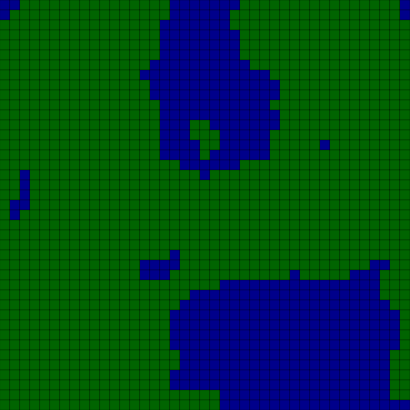
Frame 1 (no input)
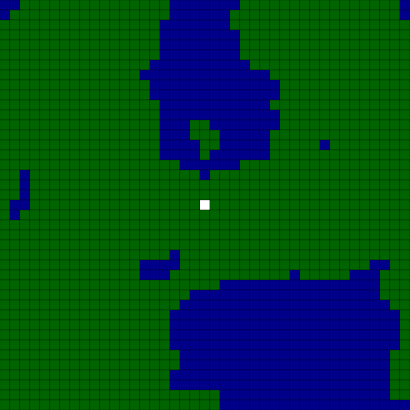
Frame 60 (no input)
Frame 120 (the mouse pressed at the canvas centre since frame 60): identical to frame 60, image omitted

The p5.js sketch that drew these frames (run headless with seeded random() and noise() and a simulated clock; from frame 60 on, the mouse is pressed at the canvas centre):

// p5.js sketch
// ── sketch.js
function setup(){
	backgroundColor = 0;

	/*
		size: risoluzione
		numberOfTiles: numero di quadrati, deve essere dispari
		bigness: zoom della mappa
	*/
	size = 10;
	numberOfTiles = 40 + 1;
	bigness = 12;
	speed = 30;

	//offest di partenza
	xoff = 1000;
	yoff = 1000;

	//calcolo di altezza e larghezza per rispettare specifiche
	width = size * numberOfTiles;
	height = width;

	//creazione della canvas
	createCanvas(width, height);

	//creazione della grid e del player sulla grid
	myGrid = new grid(numberOfTiles, size);
	myPlayer = new player(myGrid);

	//decido i colori
	grass = color(0,100,0);
	sea = color(0,0,139);
	selectedTileColor = color(255,255,0);

	//setto i colori
	setColor();
}

function draw(){
	background(backgroundColor);

	//controllo e movimento solo su positiveTiles
	if(keyIsDown(87) && (myPlayer.isNearPositive(-1,0) || myPlayer.isNearSelected(-1,0) ) ){
		yoff--;
	}
	if(keyIsDown(83) && (myPlayer.isNearPositive(1,0) || myPlayer.isNearSelected(1,0) ) ){
		yoff++;
	}
	if(keyIsDown(65) && (myPlayer.isNearPositive(0,-1) || myPlayer.isNearSelected(0,-1) ) ){
		xoff--;
	}
	if(keyIsDown(68) && (myPlayer.isNearPositive(0,1) || myPlayer.isNearSelected(0,1) ) ){
		xoff++;
	}
	

	//mostrare grid e player
	myGrid.show();
	myPlayer.show();
}

/*
	aggiungere funziona con la pressione delle lettere
*/
function keyPressed(){

	//"r" restarta la partita
	if(keyCode == 82){
		xoff += Math.random() * 2000;
		yoff += Math.random() * 2000;
		myGrid = new grid(numberOfTiles, size);
		myPlayer = new player(myGrid);
		setColor();
	}
	//"n" toogle costruisci ponti
	if(keyCode == 78){
		myPlayer.building = !myPlayer.building;
	}
	//"e" costruisce un ponte
	if(keyCode == 69 && !myPlayer.building){
		myPlayer.buildBridge();
	}
}


/*
	setta i colori correttamente
*/
function setColor(){
	//assicurare che il quadrato centrale spawni sul positive color
	//erba
	positiveColor = grass;
	//mare
	negativeColor = sea;

	//swap dei colori in caso di necessita
	if(!myPlayer.isPositive()){
		c = positiveColor;
		positiveColor = negativeColor;
		negativeColor = c;
	}
}

/*
	ritorna se l'elemento [int, int] è presente in array
*/
function includes(array, element){
	for(let i = 0; i < array.length; i++){
		if(array[i][0] == element[0] && array[i][1] == element[1]){
			return true;
		}
	}
	return false;
}
// ── grid.js
class grid{

	constructor(numberOfTiles, size){
		//array bi-dimensionale contente le tiles
		this.grid = [];

		//size delle tile
		this.size = size;

		//numero delle tile per lato
		this.numberOfTiles = numberOfTiles;

		//colore del giocatore
		this.playerColor = color(255);

		//lista delle tile selezionate
		this.selectedTiles = [];

		//popolare l'array bi-dimensionale
		for(let y = 0; y < numberOfTiles; y++){
			var row = [];
			for(let x = 0; x < numberOfTiles; x++){
				row.push(new tile(x, y, this));
			}
			this.grid.push(row);
		}
	}

	//mostra la grid, mostrando le sue tiles
	show(){

		for(let y = 0; y < this.grid.length; y++){
			for(let x = 0; x < this.grid[y].length; x++){
				this.grid[y][x].show();
			}
		}		
	}

	//ritorna la posizione rispetto a se stessa della tile centrale, per il player
	getPos(){
		return createVector(Math.floor(this.numberOfTiles/2), Math.floor(this.numberOfTiles/2) );
	}

}
// ── player.js
class player{

	constructor(grid){
		//grid in cui esiste
		this.grid = grid;

		//posizione di riferimento rispetto alla grid
		this.xPos = grid.getPos().x;
		this.yPos = grid.getPos().y;

		//tile su cui è posizionato
		this.tile = grid.grid[this.xPos][this.yPos];

		//utilizzata per far spawnare il player sempre sull'erba
		this.polarity = this.tile.isPositive();

		//vera se in costruzione
		this.building = false;
	}

	//mostra il player settando la tile su cui si trova
	show(){
		this.tile.playerHere = true;
		this.grid.playerColor = color(255);
		if(this.building){
			this.grid.playerColor = color(170);
			this.buildBridge();
		}
	}

	//ritorna se la tile è positiva
	isPositive(){
		return this.tile.isPositive();
	}

	//ritorna se la tile con gli offset passati è positiva
	isNearPositive(xoffset, yoffset){
		return this.grid.grid[this.xPos + xoffset][this.yPos + yoffset].isPositive() == this.polarity;
	}

	//ritorna se la tile con gli offset passati è selected
	isNearSelected(xoffset, yoffset){
		return this.grid.grid[this.xPos + xoffset][this.yPos + yoffset].selected();
	}

	//aggiugne le tile adiacenti (anche in obliquo), appendendo l'ID [int, int] alla grid.selectedTiles
	buildBridge(){
		for(let i = -1; i < 2; i++){
			for(let j = -1; j < 2; j++){

				var xoffset = i;
				var yoffset = j;

				var tile = this.grid.grid[this.xPos + xoffset][this.yPos + yoffset];

				if(!this.isNearPositive(xoffset, yoffset) && !includes(this.grid.selectedTiles,tile.getID() ) ){
					this.grid.selectedTiles.push(tile.getID());
				}
			}
		}
	}


}
// ── tile.js
class tile{

	constructor(xPos, yPos, grid){
		//posizione della tile rispetto alla grid
		this.xPos = xPos;
		this.yPos = yPos;

		//size della tile in pixel
		this.size = grid.size;

		//flag per colorare se il player è su questa tile, di default tile fissa
		this.playerHere = false;

		//grid su cui si trova la tile
		this.grid = grid;
	}

	//ritorna se la tile fa parte di quelle selected della grid
	selected(){
		return includes(this.grid.selectedTiles, this.getID())	
	}

	//mostra la tile
	show(){
		var fillColor;
		if(this.playerHere){
			fillColor = this.grid.playerColor;
		} else {
			if( this.selected() ){
				fillColor = selectedTileColor;
			} else {
				fillColor = this.isPositive() ? positiveColor : negativeColor;
			}
		}

		fill(fillColor);
		strokeWeight(0.25);
		stroke(0);
		rect(this.xPos*this.size, this.yPos*this.size, this.size, this.size);
	}

	//ritorna se la tile è positiva
	isPositive(){
		return noise( (this.xPos + xoff) / bigness, (this.yPos + yoff) / bigness) >= 0.5;
	}

	//ritorna l'ID della tile: (posizione rispetto alla grid + offset)
	getID(){
		return [this.xPos + xoff, this.yPos + yoff];
	}


}
